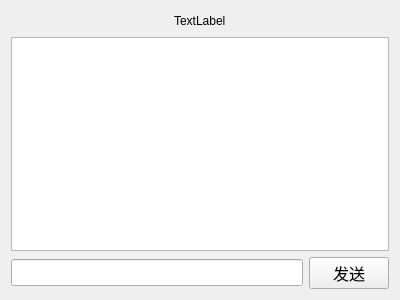
<?xml version="1.0" encoding="UTF-8"?>
<ui version="4.0">
 <class>PrivateChat</class>
 <widget class="QWidget" name="PrivateChat">
  <property name="geometry">
   <rect>
    <x>0</x>
    <y>0</y>
    <width>400</width>
    <height>300</height>
   </rect>
  </property>
  <property name="windowTitle">
   <string>Form</string>
  </property>
  <layout class="QVBoxLayout" name="verticalLayout_3">
   <item>
    <layout class="QHBoxLayout" name="horizontalLayout_2">
     <item>
      <spacer name="horizontalSpacer_4">
       <property name="orientation">
        <enum>Qt::Horizontal</enum>
       </property>
       <property name="sizeHint" stdset="0">
        <size>
         <width>128</width>
         <height>20</height>
        </size>
       </property>
      </spacer>
     </item>
     <item>
      <widget class="QLabel" name="nameLabel">
       <property name="font">
        <font>
         <pointsize>9</pointsize>
        </font>
       </property>
       <property name="text">
        <string>TextLabel</string>
       </property>
      </widget>
     </item>
     <item>
      <spacer name="horizontalSpacer_5">
       <property name="orientation">
        <enum>Qt::Horizontal</enum>
       </property>
       <property name="sizeHint" stdset="0">
        <size>
         <width>40</width>
         <height>20</height>
        </size>
       </property>
      </spacer>
     </item>
    </layout>
   </item>
   <item>
    <layout class="QVBoxLayout" name="verticalLayout_2">
     <item>
      <widget class="QTextEdit" name="textEdit">
       <property name="font">
        <font>
         <pointsize>12</pointsize>
        </font>
       </property>
       <property name="readOnly">
        <bool>true</bool>
       </property>
      </widget>
     </item>
     <item>
      <layout class="QHBoxLayout" name="horizontalLayout">
       <item>
        <widget class="QLineEdit" name="inputEdit">
         <property name="font">
          <font>
           <pointsize>12</pointsize>
          </font>
         </property>
        </widget>
       </item>
       <item>
        <widget class="QPushButton" name="sendPtn">
         <property name="font">
          <font>
           <pointsize>12</pointsize>
          </font>
         </property>
         <property name="text">
          <string>发送</string>
         </property>
        </widget>
       </item>
      </layout>
     </item>
    </layout>
   </item>
  </layout>
 </widget>
 <resources/>
 <connections/>
</ui>
